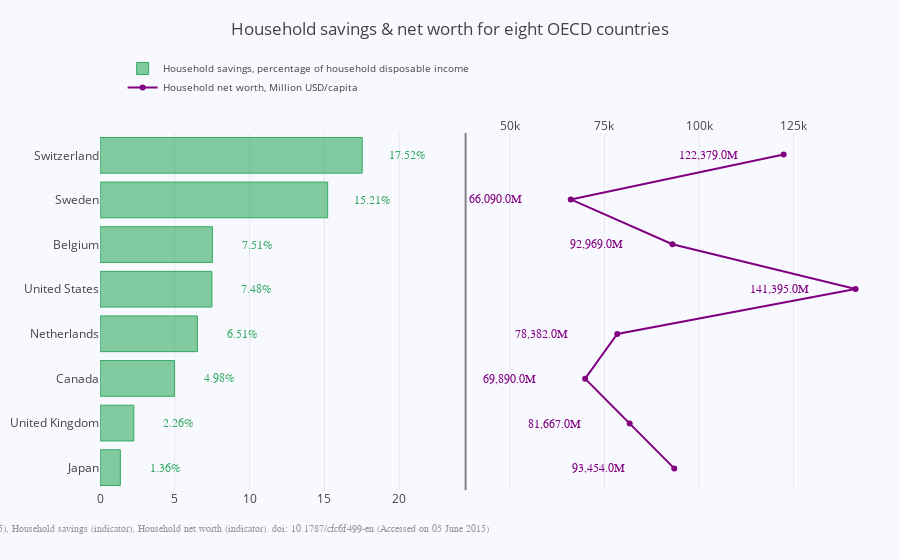

The notebook cell saved with this chart:
### Markdown cell above
### Bar Chart with Line Plot

### Code cell
import plotly.plotly as py
import plotly.graph_objs as go
from plotly import tools

import numpy as np

y_saving = [1.3586, 2.2623000000000002, 4.9821999999999997, 6.5096999999999996,
            7.4812000000000003, 7.5133000000000001, 15.2148, 17.520499999999998
            ]
y_net_worth = [93453.919999999998, 81666.570000000007, 69889.619999999995,
               78381.529999999999, 141395.29999999999, 92969.020000000004,
               66090.179999999993, 122379.3]
x_saving = ['Japan', 'United Kingdom', 'Canada', 'Netherlands',
            'United States', 'Belgium', 'Sweden', 'Switzerland']
x_net_worth = ['Japan', 'United Kingdom', 'Canada', 'Netherlands',
               'United States', 'Belgium', 'Sweden', 'Switzerland'
               ]
trace0 = go.Bar(
    x=y_saving,
    y=x_saving,
    marker=dict(
        color='rgba(50, 171, 96, 0.6)',
        line=dict(
            color='rgba(50, 171, 96, 1.0)',
            width=1),
    ),
    name='Household savings, percentage of household disposable income',
    orientation='h',
)
trace1 = go.Scatter(
    x=y_net_worth,
    y=x_net_worth,
    mode='lines+markers',
    line=dict(
        color='rgb(128, 0, 128)'),
    name='Household net worth, Million USD/capita',
)
layout = dict(
    title='Household savings & net worth for eight OECD countries',
    yaxis1=dict(
        showgrid=False,
        showline=False,
        showticklabels=True,
        domain=[0, 0.85],
    ),
    yaxis2=dict(
        showgrid=False,
        showline=True,
        showticklabels=False,
        linecolor='rgba(102, 102, 102, 0.8)',
        linewidth=2,
        domain=[0, 0.85],
    ),
    xaxis1=dict(
        zeroline=False,
        showline=False,
        showticklabels=True,
        showgrid=True,
        domain=[0, 0.42],
    ),
    xaxis2=dict(
        zeroline=False,
        showline=False,
        showticklabels=True,
        showgrid=True,
        domain=[0.47, 1],
        side='top',
        dtick=25000,
    ),
    legend=dict(
        x=0.029,
        y=1.038,
        font=dict(
            size=10,
        ),
    ),
    margin=dict(
        l=100,
        r=20,
        t=70,
        b=70,
    ),
    paper_bgcolor='rgb(248, 248, 255)',
    plot_bgcolor='rgb(248, 248, 255)',
)

annotations = []

y_s = np.round(y_saving, decimals=2)
y_nw = np.rint(y_net_worth)

# Adding labels
for ydn, yd, xd in zip(y_nw, y_s, x_saving):
    # labeling the scatter savings
    annotations.append(dict(xref='x2', yref='y2',
                            y=xd, x=ydn - 20000,
                            text='{:,}'.format(ydn) + 'M',
                            font=dict(family='Arial', size=12,
                                      color='rgb(128, 0, 128)'),
                            showarrow=False))
    # labeling the bar net worth
    annotations.append(dict(xref='x1', yref='y1',
                            y=xd, x=yd + 3,
                            text=str(yd) + '%',
                            font=dict(family='Arial', size=12,
                                      color='rgb(50, 171, 96)'),
                            showarrow=False))
# Source
annotations.append(dict(xref='paper', yref='paper',
                        x=-0.2, y=-0.109,
                        text='OECD "' +
                             '(2015), Household savings (indicator), ' +
                             'Household net worth (indicator). doi: ' +
                             '10.1787/cfc6f499-en (Accessed on 05 June 2015)',
                        font=dict(family='Arial', size=10,
                                  color='rgb(150,150,150)'),
                        showarrow=False))

layout['annotations'] = annotations

# Creating two subplots
fig = tools.make_subplots(rows=1, cols=2, specs=[[{}, {}]], shared_xaxes=True,
                          shared_yaxes=False, vertical_spacing=0.001)

fig.append_trace(trace0, 1, 1)
fig.append_trace(trace1, 1, 2)

fig['layout'].update(layout)
plotly.offline.iplot(fig, filename='oecd-networth-saving-bar-line')

### Figure 1 — Plotly figure (JSON) as saved in the notebook; plotly's stock layout.template omitted (floating-point values rounded to 4 significant figures)
{"data": [{"marker": {"color": "rgba(50, 171, 96, 0.6)", "line": {"color": "rgba(50, 171, 96, 1.0)", "width": 1}}, "name": "Household savings, percentage of household disposable income", "orientation": "h", "type": "bar", "x": [1.359, 2.262, 4.982, 6.51, 7.481, 7.513, 15.21, 17.52], "xaxis": "x1", "y": ["Japan", "United Kingdom", "Canada", "Netherlands", "United States", "Belgium", "Sweden", "Switzerland"], "yaxis": "y1"}, {"line": {"color": "rgb(128, 0, 128)"}, "mode": "lines+markers", "name": "Household net worth, Million USD/capita", "type": "scatter", "x": [93450.0, 81670.0, 69890.0, 78380.0, 141400.0, 92970.0, 66090.0, 122400.0], "xaxis": "x2", "y": ["Japan", "United Kingdom", "Canada", "Netherlands", "United States", "Belgium", "Sweden", "Switzerland"], "yaxis": "y2"}], "layout": {"annotations": [{"font": {"color": "rgb(128, 0, 128)", "family": "Arial", "size": 12}, "showarrow": false, "text": "93,454.0M", "x": 73454, "xref": "x2", "y": "Japan", "yref": "y2"}, {"font": {"color": "rgb(50, 171, 96)", "family": "Arial", "size": 12}, "showarrow": false, "text": "1.36%", "x": 4.36, "xref": "x1", "y": "Japan", "yref": "y1"}, {"font": {"color": "rgb(128, 0, 128)", "family": "Arial", "size": 12}, "showarrow": false, "text": "81,667.0M", "x": 61667, "xref": "x2", "y": "United Kingdom", "yref": "y2"}, {"font": {"color": "rgb(50, 171, 96)", "family": "Arial", "size": 12}, "showarrow": false, "text": "2.26%", "x": 5.26, "xref": "x1", "y": "United Kingdom", "yref": "y1"}, {"font": {"color": "rgb(128, 0, 128)", "family": "Arial", "size": 12}, "showarrow": false, "text": "69,890.0M", "x": 49890, "xref": "x2", "y": "Canada", "yref": "y2"}, {"font": {"color": "rgb(50, 171, 96)", "family": "Arial", "size": 12}, "showarrow": false, "text": "4.98%", "x": 7.98, "xref": "x1", "y": "Canada", "yref": "y1"}, {"font": {"color": "rgb(128, 0, 128)", "family": "Arial", "size": 12}, "showarrow": false, "text": "78,382.0M", "x": 58382, "xref": "x2", "y": "Netherlands", "yref": "y2"}, {"font": {"color": "rgb(50, 171, 96)", "family": "Arial", "size": 12}, "showarrow": false, "text": "6.51%", "x": 9.51, "xref": "x1", "y": "Netherlands", "yref": "y1"}, {"font": {"color": "rgb(128, 0, 128)", "family": "Arial", "size": 12}, "showarrow": false, "text": "141,395.0M", "x": 121395, "xref": "x2", "y": "United States", "yref": "y2"}, {"font": {"color": "rgb(50, 171, 96)", "family": "Arial", "size": 12}, "showarrow": false, "text": "7.48%", "x": 10.48, "xref": "x1", "y": "United States", "yref": "y1"}, {"font": {"color": "rgb(128, 0, 128)", "family": "Arial", "size": 12}, "showarrow": false, "text": "92,969.0M", "x": 72969, "xref": "x2", "y": "Belgium", "yref": "y2"}, {"font": {"color": "rgb(50, 171, 96)", "family": "Arial", "size": 12}, "showarrow": false, "text": "7.51%", "x": 10.51, "xref": "x1", "y": "Belgium", "yref": "y1"}, {"font": {"color": "rgb(128, 0, 128)", "family": "Arial", "size": 12}, "showarrow": false, "text": "66,090.0M", "x": 46090, "xref": "x2", "y": "Sweden", "yref": "y2"}, {"font": {"color": "rgb(50, 171, 96)", "family": "Arial", "size": 12}, "showarrow": false, "text": "15.21%", "x": 18.21, "xref": "x1", "y": "Sweden", "yref": "y1"}, {"font": {"color": "rgb(128, 0, 128)", "family": "Arial", "size": 12}, "showarrow": false, "text": "122,379.0M", "x": 102379, "xref": "x2", "y": "Switzerland", "yref": "y2"}, {"font": {"color": "rgb(50, 171, 96)", "family": "Arial", "size": 12}, "showarrow": false, "text": "17.52%", "x": 20.52, "xref": "x1", "y": "Switzerland", "yref": "y1"}, {"font": {"color": "rgb(150,150,150)", "family": "Arial", "size": 10}, "showarrow": false, "text": "OECD \"(2015), Household savings (indicator), Household net worth (indicator). doi: 10.1787/cfc6f499-en (Accessed on 05 June 2015)", "x": -0.2, "xref": "paper", "y": -0.109, "yref": "paper"}], "legend": {"font": {"size": 10}, "x": 0.029, "y": 1.038}, "margin": {"b": 70, "l": 100, "r": 20, "t": 70}, "paper_bgcolor": "rgb(248, 248, 255)", "plot_bgcolor": "rgb(248, 248, 255)", "title": "Household savings & net worth for eight OECD countries", "xaxis1": {"anchor": "y1", "domain": [0, 0.42], "showgrid": true, "showline": false, "showticklabels": true, "zeroline": false}, "xaxis2": {"anchor": "y2", "domain": [0.47, 1], "dtick": 25000, "showgrid": true, "showline": false, "showticklabels": true, "side": "top", "zeroline": false}, "yaxis1": {"anchor": "x1", "domain": [0, 0.85], "showgrid": false, "showline": false, "showticklabels": true}, "yaxis2": {"anchor": "x2", "domain": [0, 0.85], "linecolor": "rgba(102, 102, 102, 0.8)", "linewidth": 2, "showgrid": false, "showline": true, "showticklabels": false}}}
